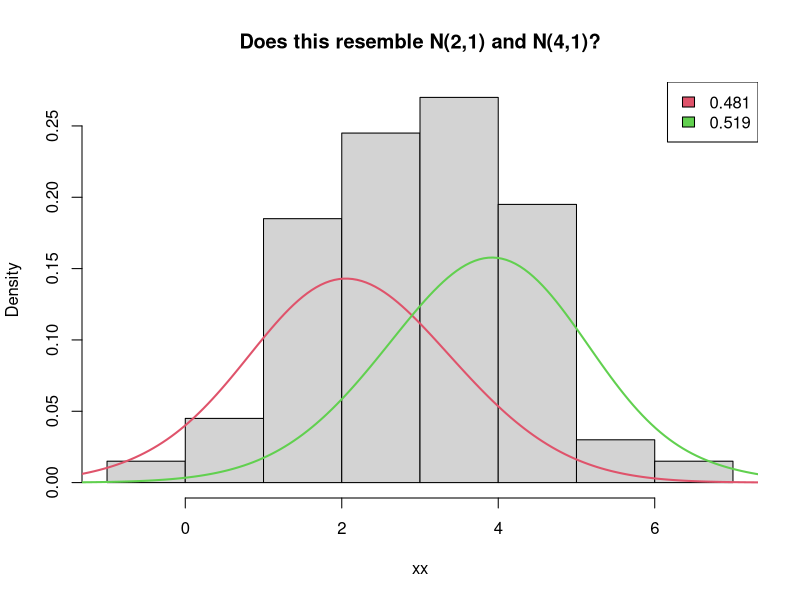
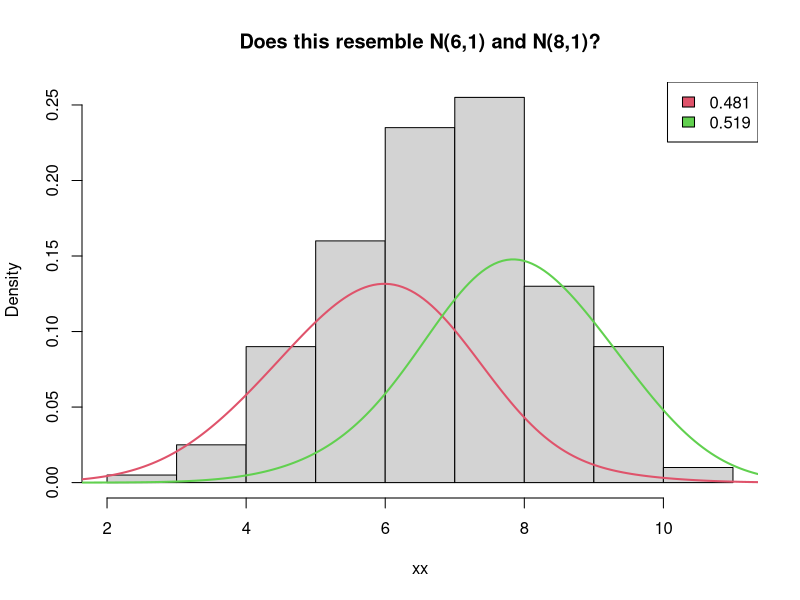
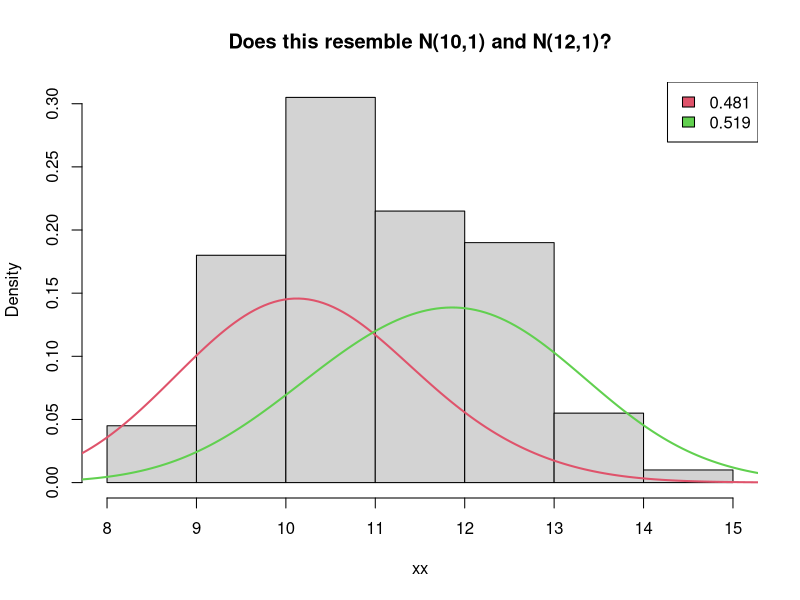

Here is the R script that generated these plots, in order:
library(mixtools)


### Name: rmvnormmix
### Title: Simulate from Multivariate (repeated measures) Mixtures of
###   Normals
### Aliases: normmixrm.sim rmvnormmix
### Keywords: file

### ** Examples

##Generate data from a 2-component mixture of trivariate normals.

set.seed(100)
n <- 200
lambda <- rep(1, 2)/2
mu <- matrix(2*(1:6), 2, 3)
sigma <- matrix(1,2,3)
mydata<-rmvnormmix(n, lambda, mu, sigma)

## Now check to see if we can estimate mixture densities well:
title <- paste("Does this resemble N(", mu[1,], ",1) and N(", mu[2,],",1)?",
                sep="")
plot(npEM(mydata, 2), title=title)
